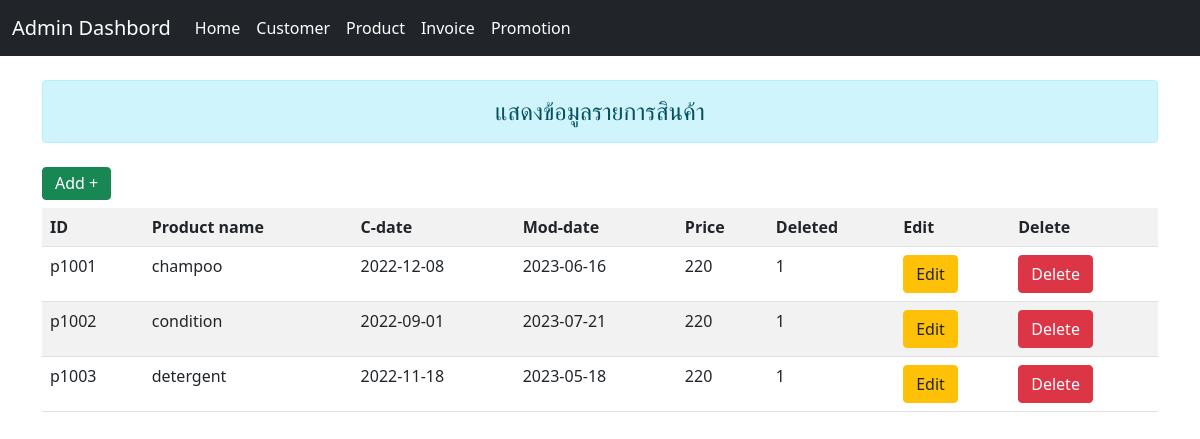
The app's page /admin/product.php with its own data.
### tables this page shows
CREATE TABLE `product` (
  `product_id` varchar(255) NOT NULL,
  `product_name` varchar(255) NOT NULL,
  `c_date` date NOT NULL,
  `mod_date` date NOT NULL,
  `price` float NOT NULL,
  `deleted` tinyint(1) NOT NULL,
  `image` varchar(255) NOT NULL
);

### admin/product.php (the view, shortened to what this page needs)
<?php include 'conndb.php'?>
<!DOCTYPE html>
<html lang="en">
<head>
    <link rel="stylesheet" href="../bootstrap/css/bootstrap.min.css">
</head>
<body>
    <?php include 'navbar.php'?>
    <div class="container">
        <div class="h4 text-center alert alert-info mb-4 mt-4" role="alert">
            แสดงข้อมูลรายการสินค้า
        </div>
        <button type="button" class="btn btn-success mb-2">
            <a href="form_product.php" class="h6 text-white text-decoration-none">Add +</a>
        </button>
        <table class="table table-striped table-hover">
            <tr>
                <th>ID</th>
                <th>Product name</th>
                <th>C-date</th>
                <th>Mod-date</th>
                <th>Price</th>
                <th>Deleted</th>
                <th>Edit</th>
                <th>Delete</th>
            </tr>
            <?php
                $sql = "SELECT * FROM Product";
                $result = mysqli_query($conn, $sql);
                while($row = mysqli_fetch_array($result)){
            ?>
            <tr>
                <td><?=$row['product_id']?></td>
                <td><?=$row['product_name']?></td>
                <td><?=$row['c_date']?></td>
                <td><?=$row['mod_date']?></td>
                <td><?=$row['price']?></td>
                <td><?=$row['deleted']?></td>
                <td>
                    <button type="button" class="btn btn-warning">
                    <a
                        class="text-dark text-decoration-none"
                        href="edite_product.php?id=<?=$row['product_id']?>">Edit</a>
                    </button>
                </td>
                <td>
                    <button type="button" class="btn btn-danger">
                    <a
                        class="text-white text-decoration-none"
                        href="del_product.php?id=<?=$row['product_id']?>">Delete</a>
                    </button>
                </td>
            </tr>
            <?php
                }
            ?>
        </table>
    </div>
</body>
</html>

### records on screen
product: product_id "p1001", product_name "champoo", c_date "2022-12-08", mod_date "2023-06-16", price "220", deleted "1"
product: product_id "p1002", product_name "condition", c_date "2022-09-01", mod_date "2023-07-21", price "220", deleted "1"
product: product_id "p1003", product_name "detergent", c_date "2022-11-18", mod_date "2023-05-18", price "220", deleted "1"
